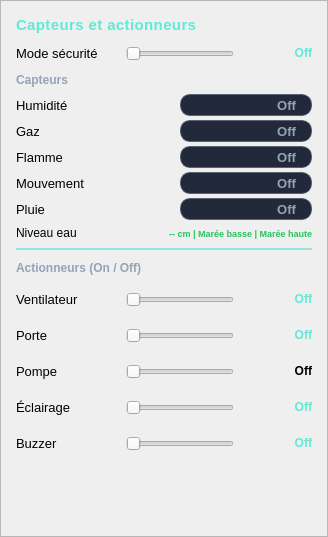
               <widget class="QFrame" name="frameSmartPortIoPanel">
                <property name="geometry">
                 <rect>
                  <x>812</x>
                  <y>66</y>
                  <width>328</width>
                  <height>537</height>
                 </rect>
                </property>
                <property name="styleSheet">
                 <string notr="true">QFrame#frameSmartPortIoPanel {
    background-color: rgba(30, 41, 59, 0.72);
    border: 1px solid rgba(45, 212, 191, 0.35);
    border-radius: 16px;
}
QFrame#frameSmartPortIoPanel QLabel {
    color: #e2e8f0;
    background: transparent;
}
QFrame#lineSmartPortIoSep {
    background-color: rgba(45, 212, 191, 0.45);
    border: none;
    max-height: 2px;
}
QLabel#lblSmartPortSenHumiditySt,
QLabel#lblSmartPortSenGasSt,
QLabel#lblSmartPortSenFlameSt,
QLabel#lblSmartPortSenMotionSt,
QLabel#lblSmartPortSenRainSt {
    padding: 3px 12px;
    border-radius: 10px;
    background-color: rgba(15, 23, 42, 0.92);
    border: 1px solid rgba(71, 85, 105, 0.75);
    color: #94a3b8;
}
QFrame#frameSmartPortIoPanel QSlider::groove:horizontal {
    height: 7px;
    background: #1e293b;
    border-radius: 4px;
    border: none;
}
QFrame#frameSmartPortIoPanel QSlider::sub-page:horizontal {
    background: qlineargradient(x1:0, y1:0, x2:1, y2:0, stop:0 #0f766e, stop:1 #2dd4bf);
    border-radius: 4px;
}
QFrame#frameSmartPortIoPanel QSlider::add-page:horizontal {
    background: #334155;
    border-radius: 4px;
}
QFrame#frameSmartPortIoPanel QSlider::handle:horizontal {
    background: #5eead4;
    border: 2px solid #0f766e;
    width: 17px;
    height: 17px;
    margin: -8px 0;
    border-radius: 9px;
}
QLabel#lblSmartPortSenSecModeVal,
QLabel#lblSmartPortActFanVal,
QLabel#lblSmartPortActDoorVal,
QLabel#lblSmartPortActLightVal,
QLabel#lblSmartPortActBuzzerVal {
    color: #5eead4;
    font-weight: 700;
}</string>
                </property>
                <property name="frameShape">
                 <enum>QFrame::Shape::StyledPanel</enum>
                </property>
                <widget class="QLabel" name="lblSmartPortIoTitle">
                 <property name="geometry">
                  <rect>
                   <x>16</x>
                   <y>12</y>
                   <width>296</width>
                   <height>26</height>
                  </rect>
                 </property>
                 <property name="font">
                  <font>
                   <family>Segoe UI</family>
                   <pointsize>11</pointsize>
                   <bold>true</bold>
                  </font>
                 </property>
                 <property name="styleSheet">
                  <string notr="true">color: #5eead4; letter-spacing: 0.4px;</string>
                 </property>
                 <property name="text">
                  <string>Capteurs et actionneurs</string>
                 </property>
                </widget>
                <widget class="QLabel" name="lblSmartPortCapteursHeading">
                 <property name="geometry">
                  <rect>
                   <x>16</x>
                   <y>70</y>
                   <width>296</width>
                   <height>20</height>
                  </rect>
                 </property>
                 <property name="font">
                  <font>
                   <family>Segoe UI</family>
                   <pointsize>9</pointsize>
                   <bold>true</bold>
                  </font>
                 </property>
                 <property name="styleSheet">
                  <string notr="true">color: #94a3b8;</string>
                 </property>
                 <property name="text">
                  <string>Capteurs</string>
                 </property>
                </widget>
                <widget class="QLabel" name="lblSmartPortSenSecMode">
                 <property name="geometry">
                  <rect>
                   <x>16</x>
                   <y>40</y>
                   <width>108</width>
                   <height>26</height>
                  </rect>
                 </property>
                 <property name="font">
                  <font>
                   <family>Segoe UI</family>
                   <pointsize>10</pointsize>
                  </font>
                 </property>
                 <property name="text">
                  <string>Mode sécurité</string>
                 </property>
                 <property name="alignment">
                  <set>Qt::AlignmentFlag::AlignLeading|Qt::AlignmentFlag::AlignLeft|Qt::AlignmentFlag::AlignVCenter</set>
                 </property>
                </widget>
                <widget class="QSlider" name="sliderSmartPortSenSecMode">
                 <property name="geometry">
                  <rect>
                   <x>126</x>
                   <y>40</y>
                   <width>108</width>
                   <height>28</height>
                  </rect>
                 </property>
                 <property name="toolTip">
                  <string>Off = désactivé · On = activé</string>
                 </property>
                 <property name="minimum">
                  <number>0</number>
                 </property>
                 <property name="maximum">
                  <number>1</number>
                 </property>
                 <property name="singleStep">
                  <number>1</number>
                 </property>
                 <property name="pageStep">
                  <number>1</number>
                 </property>
                 <property name="value">
                  <number>0</number>
                 </property>
                 <property name="orientation">
                  <enum>Qt::Orientation::Horizontal</enum>
                 </property>
                 <property name="tickPosition">
                  <enum>QSlider::TickPosition::NoTicks</enum>
                 </property>
                </widget>
                <widget class="QLabel" name="lblSmartPortSenSecModeVal">
                 <property name="geometry">
                  <rect>
                   <x>236</x>
                   <y>40</y>
                   <width>76</width>
                   <height>26</height>
                  </rect>
                 </property>
                 <property name="font">
                  <font>
                   <family>Segoe UI</family>
                   <pointsize>9</pointsize>
                   <bold>true</bold>
                  </font>
                 </property>
                 <property name="text">
                  <string>Off</string>
                 </property>
                 <property name="alignment">
                  <set>Qt::AlignmentFlag::AlignRight|Qt::AlignmentFlag::AlignTrailing|Qt::AlignmentFlag::AlignVCenter</set>
                 </property>
                </widget>
                <widget class="QLabel" name="lblSmartPortSenHumidity">
                 <property name="geometry">
                  <rect>
                   <x>16</x>
                   <y>94</y>
                   <width>160</width>
                   <height>22</height>
                  </rect>
                 </property>
                 <property name="font">
                  <font>
                   <family>Segoe UI</family>
                   <pointsize>10</pointsize>
                  </font>
                 </property>
                 <property name="text">
                  <string>Humidité</string>
                 </property>
                </widget>
                <widget class="QLabel" name="lblSmartPortSenHumiditySt">
                 <property name="geometry">
                  <rect>
                   <x>180</x>
                   <y>94</y>
                   <width>132</width>
                   <height>22</height>
                  </rect>
                 </property>
                 <property name="font">
                  <font>
                   <family>Segoe UI</family>
                   <pointsize>10</pointsize>
                   <bold>true</bold>
                  </font>
                 </property>
                 <property name="styleSheet">
                  <string notr="true">color: #94a3b8;</string>
                 </property>
                 <property name="text">
                  <string>Off</string>
                 </property>
                 <property name="alignment">
                  <set>Qt::AlignmentFlag::AlignRight|Qt::AlignmentFlag::AlignTrailing|Qt::AlignmentFlag::AlignVCenter</set>
                 </property>
                </widget>
                <widget class="QLabel" name="lblSmartPortSenGas">
                 <property name="geometry">
                  <rect>
                   <x>16</x>
                   <y>120</y>
                   <width>160</width>
                   <height>22</height>
                  </rect>
                 </property>
                 <property name="font">
                  <font>
                   <family>Segoe UI</family>
                   <pointsize>10</pointsize>
                  </font>
                 </property>
                 <property name="text">
                  <string>Gaz</string>
                 </property>
                </widget>
                <widget class="QLabel" name="lblSmartPortSenGasSt">
                 <property name="geometry">
                  <rect>
                   <x>180</x>
                   <y>120</y>
                   <width>132</width>
                   <height>22</height>
                  </rect>
                 </property>
                 <property name="font">
                  <font>
                   <family>Segoe UI</family>
                   <pointsize>10</pointsize>
                   <bold>true</bold>
                  </font>
                 </property>
                 <property name="styleSheet">
                  <string notr="true">color: #94a3b8;</string>
                 </property>
                 <property name="text">
                  <string>Off</string>
                 </property>
                 <property name="alignment">
                  <set>Qt::AlignmentFlag::AlignRight|Qt::AlignmentFlag::AlignTrailing|Qt::AlignmentFlag::AlignVCenter</set>
                 </property>
                </widget>
                <widget class="QLabel" name="lblSmartPortSenFlame">
                 <property name="geometry">
                  <rect>
                   <x>16</x>
                   <y>146</y>
                   <width>160</width>
                   <height>22</height>
                  </rect>
                 </property>
                 <property name="font">
                  <font>
                   <family>Segoe UI</family>
                   <pointsize>10</pointsize>
                  </font>
                 </property>
                 <property name="text">
                  <string>Flamme</string>
                 </property>
                </widget>
                <widget class="QLabel" name="lblSmartPortSenFlameSt">
                 <property name="geometry">
                  <rect>
                   <x>180</x>
                   <y>146</y>
                   <width>132</width>
                   <height>22</height>
                  </rect>
                 </property>
                 <property name="font">
                  <font>
                   <family>Segoe UI</family>
                   <pointsize>10</pointsize>
                   <bold>true</bold>
                  </font>
                 </property>
                 <property name="styleSheet">
                  <string notr="true">color: #94a3b8;</string>
                 </property>
                 <property name="text">
                  <string>Off</string>
                 </property>
                 <property name="alignment">
                  <set>Qt::AlignmentFlag::AlignRight|Qt::AlignmentFlag::AlignTrailing|Qt::AlignmentFlag::AlignVCenter</set>
                 </property>
                </widget>
                <widget class="QLabel" name="lblSmartPortSenMotion">
                 <property name="geometry">
                  <rect>
                   <x>16</x>
                   <y>172</y>
                   <width>160</width>
                   <height>22</height>
                  </rect>
                 </property>
                 <property name="font">
                  <font>
                   <family>Segoe UI</family>
                   <pointsize>10</pointsize>
                  </font>
                 </property>
                 <property name="text">
                  <string>Mouvement</string>
                 </property>
                </widget>
                <widget class="QLabel" name="lblSmartPortSenMotionSt">
                 <property name="geometry">
                  <rect>
                   <x>180</x>
                   <y>172</y>
                   <width>132</width>
                   <height>22</height>
                  </rect>
                 </property>
                 <property name="font">
                  <font>
                   <family>Segoe UI</family>
                   <pointsize>10</pointsize>
                   <bold>true</bold>
                  </font>
                 </property>
                 <property name="styleSheet">
                  <string notr="true">color: #94a3b8;</string>
                 </property>
                 <property name="text">
                  <string>Off</string>
                 </property>
                 <property name="alignment">
                  <set>Qt::AlignmentFlag::AlignRight|Qt::AlignmentFlag::AlignTrailing|Qt::AlignmentFlag::AlignVCenter</set>
                 </property>
                </widget>
                <widget class="QLabel" name="lblSmartPortSenRain">
                 <property name="geometry">
                  <rect>
                   <x>16</x>
                   <y>198</y>
                   <width>160</width>
                   <height>22</height>
                  </rect>
                 </property>
                 <property name="font">
                  <font>
                   <family>Segoe UI</family>
                   <pointsize>10</pointsize>
                  </font>
                 </property>
                 <property name="text">
                  <string>Pluie</string>
                 </property>
                </widget>
                <widget class="QLabel" name="lblSmartPortSenRainSt">
                 <property name="geometry">
                  <rect>
                   <x>180</x>
                   <y>198</y>
                   <width>132</width>
                   <height>22</height>
                  </rect>
                 </property>
                 <property name="font">
                  <font>
                   <family>Segoe UI</family>
                   <pointsize>10</pointsize>
                   <bold>true</bold>
                  </font>
                 </property>
                 <property name="styleSheet">
                  <string notr="true">color: #94a3b8;</string>
                 </property>
                 <property name="text">
                  <string>Off</string>
                 </property>
                 <property name="alignment">
                  <set>Qt::AlignmentFlag::AlignRight|Qt::AlignmentFlag::AlignTrailing|Qt::AlignmentFlag::AlignVCenter</set>
                 </property>
                </widget>
                <widget class="QLabel" name="lblSmartPortSenWaterLevel">
                 <property name="geometry">
                  <rect>
                   <x>16</x>
                   <y>224</y>
                   <width>160</width>
                   <height>18</height>
                  </rect>
                 </property>
                 <property name="font">
                  <font>
                   <family>Segoe UI</family>
                   <pointsize>9</pointsize>
                  </font>
                 </property>
                 <property name="text">
                  <string>Niveau eau</string>
                 </property>
                </widget>
                <widget class="QLabel" name="lblSmartPortSenWaterLevelSt">
                 <property name="geometry">
                  <rect>
                   <x>132</x>
                   <y>224</y>
                   <width>180</width>
                   <height>18</height>
                  </rect>
                 </property>
                 <property name="font">
                  <font>
                   <family>Segoe UI</family>
                   <pointsize>7</pointsize>
                   <bold>true</bold>
                  </font>
                 </property>
                 <property name="styleSheet">
                  <string notr="true">color: #22c55e;</string>
                 </property>
                 <property name="text">
                  <string>-- cm | Marée basse | Marée haute</string>
                 </property>
                 <property name="alignment">
                  <set>Qt::AlignmentFlag::AlignRight|Qt::AlignmentFlag::AlignTrailing|Qt::AlignmentFlag::AlignVCenter</set>
                 </property>
                </widget>
                <widget class="QFrame" name="lineSmartPortIoSep">
                 <property name="geometry">
                  <rect>
                   <x>16</x>
                   <y>248</y>
                   <width>296</width>
                   <height>2</height>
                  </rect>
                 </property>
                 <property name="frameShape">
                  <enum>QFrame::Shape::HLine</enum>
                 </property>
                 <property name="frameShadow">
                  <enum>QFrame::Shadow::Plain</enum>
                 </property>
                </widget>
                <widget class="QLabel" name="lblSmartPortActHeading">
                 <property name="geometry">
                  <rect>
                   <x>16</x>
                   <y>258</y>
                   <width>296</width>
                   <height>20</height>
                  </rect>
                 </property>
                 <property name="font">
                  <font>
                   <family>Segoe UI</family>
                   <pointsize>9</pointsize>
                   <bold>true</bold>
                  </font>
                 </property>
                 <property name="styleSheet">
                  <string notr="true">color: #94a3b8;</string>
                 </property>
                 <property name="text">
                  <string>Actionneurs (On / Off)</string>
                 </property>
                </widget>
                <widget class="QLabel" name="lblSmartPortActFan">
                 <property name="geometry">
                  <rect>
                   <x>16</x>
                   <y>286</y>
                   <width>108</width>
                   <height>26</height>
                  </rect>
                 </property>
                 <property name="font">
                  <font>
                   <family>Segoe UI</family>
                   <pointsize>10</pointsize>
                  </font>
                 </property>
                 <property name="text">
                  <string>Ventilateur</string>
                 </property>
                 <property name="alignment">
                  <set>Qt::AlignmentFlag::AlignLeading|Qt::AlignmentFlag::AlignLeft|Qt::AlignmentFlag::AlignVCenter</set>
                 </property>
                </widget>
                <widget class="QSlider" name="sliderSmartPortActFan">
                 <property name="geometry">
                  <rect>
                   <x>126</x>
                   <y>286</y>
                   <width>108</width>
                   <height>28</height>
                  </rect>
                 </property>
                 <property name="toolTip">
                  <string>Off = arrêt · On = marche</string>
                 </property>
                 <property name="minimum">
                  <number>0</number>
                 </property>
                 <property name="maximum">
                  <number>1</number>
                 </property>
                 <property name="singleStep">
                  <number>1</number>
                 </property>
                 <property name="pageStep">
                  <number>1</number>
                 </property>
                 <property name="value">
                  <number>0</number>
                 </property>
                 <property name="orientation">
                  <enum>Qt::Orientation::Horizontal</enum>
                 </property>
                 <property name="tickPosition">
                  <enum>QSlider::TickPosition::NoTicks</enum>
                 </property>
                </widget>
                <widget class="QLabel" name="lblSmartPortActFanVal">
                 <property name="geometry">
                  <rect>
                   <x>236</x>
                   <y>286</y>
                   <width>76</width>
                   <height>26</height>
                  </rect>
                 </property>
                 <property name="font">
                  <font>
                   <family>Segoe UI</family>
                   <pointsize>9</pointsize>
                   <bold>true</bold>
                  </font>
                 </property>
                 <property name="text">
                  <string>Off</string>
                 </property>
                 <property name="alignment">
                  <set>Qt::AlignmentFlag::AlignRight|Qt::AlignmentFlag::AlignTrailing|Qt::AlignmentFlag::AlignVCenter</set>
                 </property>
                </widget>
                <widget class="QLabel" name="lblSmartPortActDoor">
                 <property name="geometry">
                  <rect>
                   <x>16</x>
                   <y>322</y>
                   <width>108</width>
                   <height>26</height>
                  </rect>
                 </property>
                 <property name="font">
                  <font>
                   <family>Segoe UI</family>
                   <pointsize>10</pointsize>
                  </font>
                 </property>
                 <property name="text">
                  <string>Porte</string>
                 </property>
                 <property name="alignment">
                  <set>Qt::AlignmentFlag::AlignLeading|Qt::AlignmentFlag::AlignLeft|Qt::AlignmentFlag::AlignVCenter</set>
                 </property>
                </widget>
                <widget class="QSlider" name="sliderSmartPortActDoor">
                 <property name="geometry">
                  <rect>
                   <x>126</x>
                   <y>322</y>
                   <width>108</width>
                   <height>28</height>
                  </rect>
                 </property>
                 <property name="toolTip">
                  <string>Off = porte fermée · On = porte ouverte</string>
                 </property>
                 <property name="minimum">
                  <number>0</number>
                 </property>
                 <property name="maximum">
                  <number>1</number>
                 </property>
                 <property name="singleStep">
                  <number>1</number>
                 </property>
                 <property name="pageStep">
                  <number>1</number>
                 </property>
                 <property name="value">
                  <number>0</number>
                 </property>
                 <property name="orientation">
                  <enum>Qt::Orientation::Horizontal</enum>
                 </property>
                 <property name="tickPosition">
                  <enum>QSlider::TickPosition::NoTicks</enum>
                 </property>
                </widget>
                <widget class="QLabel" name="lblSmartPortActDoorVal">
                 <property name="geometry">
                  <rect>
                   <x>236</x>
                   <y>322</y>
                   <width>76</width>
                   <height>26</height>
                  </rect>
                 </property>
                 <property name="font">
                  <font>
                   <family>Segoe UI</family>
                   <pointsize>9</pointsize>
                   <bold>true</bold>
                  </font>
                 </property>
                 <property name="text">
                  <string>Off</string>
                 </property>
                 <property name="alignment">
                  <set>Qt::AlignmentFlag::AlignRight|Qt::AlignmentFlag::AlignTrailing|Qt::AlignmentFlag::AlignVCenter</set>
                 </property>
                </widget>
                <widget class="QLabel" name="lblSmartPortActPump">
                 <property name="geometry">
                  <rect>
                   <x>16</x>
                   <y>358</y>
                   <width>108</width>
                   <height>26</height>
                  </rect>
                 </property>
                 <property name="font">
                  <font>
                   <family>Segoe UI</family>
                   <pointsize>10</pointsize>
                  </font>
                 </property>
                 <property name="text">
                  <string>Pompe</string>
                 </property>
                 <property name="alignment">
                  <set>Qt::AlignmentFlag::AlignLeading|Qt::AlignmentFlag::AlignLeft|Qt::AlignmentFlag::AlignVCenter</set>
                 </property>
                </widget>
                <widget class="QSlider" name="sliderSmartPortActPump">
                 <property name="geometry">
                  <rect>
                   <x>126</x>
                   <y>358</y>
                   <width>108</width>
                   <height>28</height>
                  </rect>
                 </property>
                 <property name="toolTip">
                  <string>Off = pompe arrêtée · On = pompe en marche</string>
                 </property>
                 <property name="minimum">
                  <number>0</number>
                 </property>
                 <property name="maximum">
                  <number>1</number>
                 </property>
                 <property name="singleStep">
                  <number>1</number>
                 </property>
                 <property name="pageStep">
                  <number>1</number>
                 </property>
                 <property name="value">
                  <number>0</number>
                 </property>
                 <property name="orientation">
                  <enum>Qt::Orientation::Horizontal</enum>
                 </property>
                 <property name="tickPosition">
                  <enum>QSlider::TickPosition::NoTicks</enum>
                 </property>
                </widget>
                <widget class="QLabel" name="lblSmartPortActPumpVal">
                 <property name="geometry">
                  <rect>
                   <x>236</x>
                   <y>358</y>
                   <width>76</width>
                   <height>26</height>
                  </rect>
                 </property>
                 <property name="font">
                  <font>
                   <family>Segoe UI</family>
                   <pointsize>9</pointsize>
                   <bold>true</bold>
                  </font>
                 </property>
                 <property name="text">
                  <string>Off</string>
                 </property>
                 <property name="alignment">
                  <set>Qt::AlignmentFlag::AlignRight|Qt::AlignmentFlag::AlignTrailing|Qt::AlignmentFlag::AlignVCenter</set>
                 </property>
                </widget>
                <widget class="QLabel" name="lblSmartPortActLight">
                 <property name="geometry">
                  <rect>
                   <x>16</x>
                   <y>394</y>
                   <width>108</width>
                   <height>26</height>
                  </rect>
                 </property>
                 <property name="font">
                  <font>
                   <family>Segoe UI</family>
                   <pointsize>10</pointsize>
                  </font>
                 </property>
                 <property name="text">
                  <string>Éclairage</string>
                 </property>
                 <property name="alignment">
                  <set>Qt::AlignmentFlag::AlignLeading|Qt::AlignmentFlag::AlignLeft|Qt::AlignmentFlag::AlignVCenter</set>
                 </property>
                </widget>
                <widget class="QSlider" name="sliderSmartPortActLight">
                 <property name="geometry">
                  <rect>
                   <x>126</x>
                   <y>394</y>
                   <width>108</width>
                   <height>28</height>
                  </rect>
                 </property>
                 <property name="toolTip">
                  <string>Off = éteint · On = allumé</string>
                 </property>
                 <property name="minimum">
                  <number>0</number>
                 </property>
                 <property name="maximum">
                  <number>1</number>
                 </property>
                 <property name="singleStep">
                  <number>1</number>
                 </property>
                 <property name="pageStep">
                  <number>1</number>
                 </property>
                 <property name="value">
                  <number>0</number>
                 </property>
                 <property name="orientation">
                  <enum>Qt::Orientation::Horizontal</enum>
                 </property>
                 <property name="tickPosition">
                  <enum>QSlider::TickPosition::NoTicks</enum>
                 </property>
                </widget>
                <widget class="QLabel" name="lblSmartPortActLightVal">
                 <property name="geometry">
                  <rect>
                   <x>236</x>
                   <y>394</y>
                   <width>76</width>
                   <height>26</height>
                  </rect>
                 </property>
                 <property name="font">
                  <font>
                   <family>Segoe UI</family>
                   <pointsize>9</pointsize>
                   <bold>true</bold>
                  </font>
                 </property>
                 <property name="text">
                  <string>Off</string>
                 </property>
                 <property name="alignment">
                  <set>Qt::AlignmentFlag::AlignRight|Qt::AlignmentFlag::AlignTrailing|Qt::AlignmentFlag::AlignVCenter</set>
                 </property>
                </widget>
                <widget class="QLabel" name="lblSmartPortActBuzzer">
                 <property name="geometry">
                  <rect>
                   <x>16</x>
                   <y>430</y>
                   <width>108</width>
                   <height>26</height>
                  </rect>
                 </property>
                 <property name="font">
                  <font>
                   <family>Segoe UI</family>
                   <pointsize>10</pointsize>
                  </font>
                 </property>
                 <property name="text">
                  <string>Buzzer</string>
                 </property>
                 <property name="alignment">
                  <set>Qt::AlignmentFlag::AlignLeading|Qt::AlignmentFlag::AlignLeft|Qt::AlignmentFlag::AlignVCenter</set>
                 </property>
                </widget>
                <widget class="QSlider" name="sliderSmartPortActBuzzer">
                 <property name="geometry">
                  <rect>
                   <x>126</x>
                   <y>430</y>
                   <width>108</width>
                   <height>28</height>
                  </rect>
                 </property>
                 <property name="toolTip">
                  <string>Off · On</string>
                 </property>
                 <property name="minimum">
                  <number>0</number>
                 </property>
                 <property name="maximum">
                  <number>1</number>
                 </property>
                 <property name="singleStep">
                  <number>1</number>
                 </property>
                 <property name="pageStep">
                  <number>1</number>
                 </property>
                 <property name="value">
                  <number>0</number>
                 </property>
                 <property name="orientation">
                  <enum>Qt::Orientation::Horizontal</enum>
                 </property>
                 <property name="tickPosition">
                  <enum>QSlider::TickPosition::NoTicks</enum>
                 </property>
                </widget>
                <widget class="QLabel" name="lblSmartPortActBuzzerVal">
                 <property name="geometry">
                  <rect>
                   <x>236</x>
                   <y>430</y>
                   <width>76</width>
                   <height>26</height>
                  </rect>
                 </property>
                 <property name="font">
                  <font>
                   <family>Segoe UI</family>
                   <pointsize>9</pointsize>
                   <bold>true</bold>
                  </font>
                 </property>
                 <property name="text">
                  <string>Off</string>
                 </property>
                 <property name="alignment">
                  <set>Qt::AlignmentFlag::AlignRight|Qt::AlignmentFlag::AlignTrailing|Qt::AlignmentFlag::AlignVCenter</set>
                 </property>
                </widget>
               </widget>
